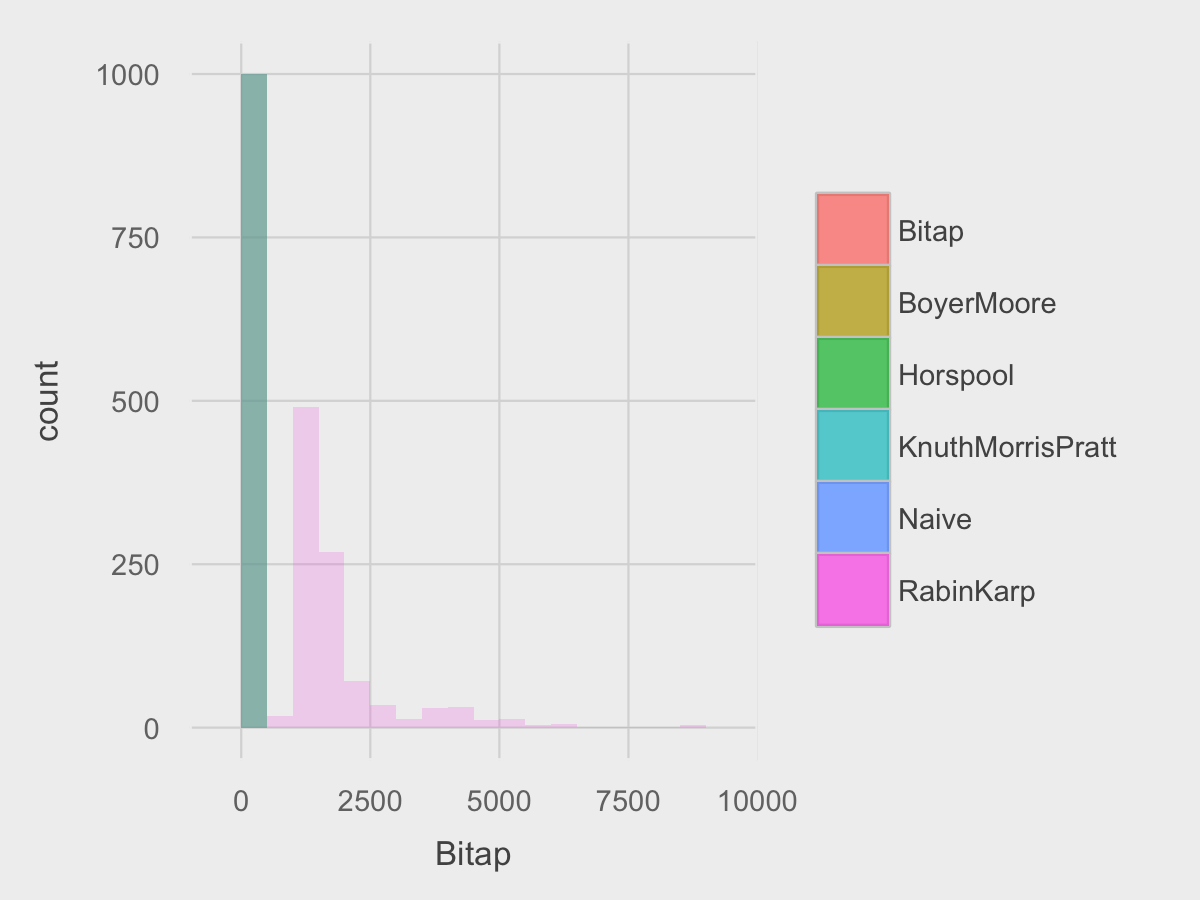

Recreate this plot in R.
library(ggplot2)
library(scales)
library(grid)
library(RColorBrewer)
library(scales)
library(reshape2)

source("fte_theme.R")

num_rounds <- 20
data_raw <- list()
algorithms <- c("Bitap", "BoyerMoore", "Horspool", "KnuthMorrisPratt", "Naive", "RabinKarp")
number_of_rows <- 1000

for (i in 1:length(algorithms)) {
    data_raw[[i]] = list()
    for (j in 1:num_rounds) {
        file <- paste("results/", algorithms[[i]], "-", j, "-datasetA.cap", sep="")
        data_raw[[i]][[j]] <- read.csv(file, sep=",", header=FALSE, nrows=number_of_rows)
        names(data_raw[[i]][[j]]) <- c("id", "time")
    }
}

combined_data_algorithms <- list()

for (i in 1:length(algorithms)) {
    combined_data_algorithms[[i]] <- Reduce(function(...) merge(..., by="id", all=T), data_raw[[i]])
    combined_data_algorithms[[i]] <- data.frame(id=combined_data_algorithms[[i]][,1], mean=rowMeans(combined_data_algorithms[[i]][,-1]))
}

combined_data <- Reduce(function(...) merge(..., by="id", all=T), combined_data_algorithms)

for (i in 1:length(algorithms)) {
    colnames(combined_data)[i+1] <- algorithms[i]
}

binwidth <- 500
alpha <- 0.2

ggplot(combined_data) +
    geom_histogram(aes(x = Bitap, fill = "Bitap"), binwidth = binwidth, alpha = alpha) +
    geom_histogram(aes(x = BoyerMoore, fill = "BoyerMoore"), binwidth = binwidth, alpha = alpha) +
    geom_histogram(aes(x = Horspool, fill = "Horspool"), binwidth = binwidth, alpha = alpha) +
    geom_histogram(aes(x = KnuthMorrisPratt, fill = "KnuthMorrisPratt"), binwidth = binwidth, alpha = alpha) +
    geom_histogram(aes(x = Naive, fill = "Naive"), binwidth = binwidth, alpha = alpha) +
    geom_histogram(aes(x = RabinKarp, fill = "RabinKarp"), binwidth = binwidth, alpha = alpha) +
    fte_theme()

ggsave("time_distribution_histogram.png", dpi=300, width=4, height=3)
